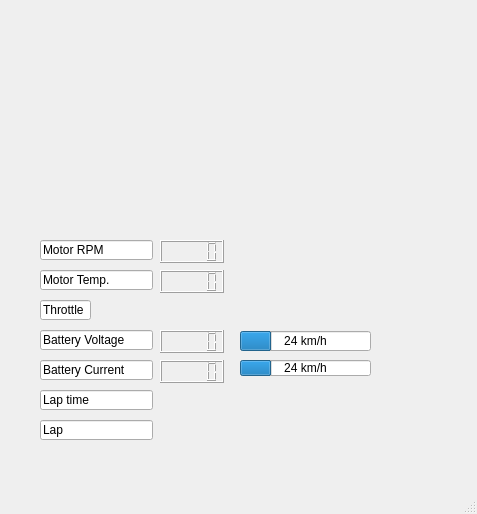
<?xml version="1.0" encoding="UTF-8"?>
<ui version="4.0">
 <class>MainWindow</class>
 <widget class="QMainWindow" name="MainWindow">
  <property name="geometry">
   <rect>
    <x>0</x>
    <y>0</y>
    <width>477</width>
    <height>514</height>
   </rect>
  </property>
  <property name="windowTitle">
   <string>MainWindow</string>
  </property>
  <property name="toolButtonStyle">
   <enum>Qt::ToolButtonIconOnly</enum>
  </property>
  <property name="tabShape">
   <enum>QTabWidget::Rounded</enum>
  </property>
  <widget class="QWidget" name="centralwidget">
   <widget class="QLineEdit" name="lineEdit">
    <property name="geometry">
     <rect>
      <x>40</x>
      <y>300</y>
      <width>51</width>
      <height>20</height>
     </rect>
    </property>
    <property name="text">
     <string>Throttle</string>
    </property>
   </widget>
   <widget class="QLineEdit" name="lineEdit_2">
    <property name="geometry">
     <rect>
      <x>40</x>
      <y>330</y>
      <width>113</width>
      <height>20</height>
     </rect>
    </property>
    <property name="text">
     <string>Battery Voltage</string>
    </property>
   </widget>
   <widget class="QLCDNumber" name="battery_voltage">
    <property name="geometry">
     <rect>
      <x>160</x>
      <y>330</y>
      <width>64</width>
      <height>23</height>
     </rect>
    </property>
   </widget>
   <widget class="QLCDNumber" name="battery_current">
    <property name="geometry">
     <rect>
      <x>160</x>
      <y>360</y>
      <width>64</width>
      <height>23</height>
     </rect>
    </property>
   </widget>
   <widget class="QLineEdit" name="lineEdit_3">
    <property name="geometry">
     <rect>
      <x>40</x>
      <y>360</y>
      <width>113</width>
      <height>20</height>
     </rect>
    </property>
    <property name="text">
     <string>Battery Current</string>
    </property>
   </widget>
   <widget class="QLineEdit" name="lineEdit_4">
    <property name="geometry">
     <rect>
      <x>40</x>
      <y>390</y>
      <width>113</width>
      <height>20</height>
     </rect>
    </property>
    <property name="text">
     <string>Lap time</string>
    </property>
   </widget>
   <widget class="QLineEdit" name="lineEdit_5">
    <property name="geometry">
     <rect>
      <x>40</x>
      <y>420</y>
      <width>113</width>
      <height>20</height>
     </rect>
    </property>
    <property name="text">
     <string>Lap </string>
    </property>
   </widget>
   <widget class="QProgressBar" name="progressBar">
    <property name="geometry">
     <rect>
      <x>240</x>
      <y>331</y>
      <width>131</width>
      <height>20</height>
     </rect>
    </property>
    <property name="value">
     <number>24</number>
    </property>
    <property name="orientation">
     <enum>Qt::Horizontal</enum>
    </property>
    <property name="format">
     <string>%p km/h</string>
    </property>
   </widget>
   <widget class="QProgressBar" name="progressBar_2">
    <property name="geometry">
     <rect>
      <x>240</x>
      <y>360</y>
      <width>131</width>
      <height>16</height>
     </rect>
    </property>
    <property name="value">
     <number>24</number>
    </property>
    <property name="orientation">
     <enum>Qt::Horizontal</enum>
    </property>
    <property name="format">
     <string>%p km/h</string>
    </property>
   </widget>
   <widget class="QLineEdit" name="lineEdit_6">
    <property name="geometry">
     <rect>
      <x>40</x>
      <y>270</y>
      <width>113</width>
      <height>20</height>
     </rect>
    </property>
    <property name="text">
     <string>Motor Temp.</string>
    </property>
   </widget>
   <widget class="QLineEdit" name="lineEdit_7">
    <property name="geometry">
     <rect>
      <x>40</x>
      <y>240</y>
      <width>113</width>
      <height>20</height>
     </rect>
    </property>
    <property name="text">
     <string>Motor RPM</string>
    </property>
   </widget>
   <widget class="QLCDNumber" name="motor_rpm">
    <property name="geometry">
     <rect>
      <x>160</x>
      <y>240</y>
      <width>64</width>
      <height>23</height>
     </rect>
    </property>
   </widget>
   <widget class="QLCDNumber" name="motor_temp">
    <property name="geometry">
     <rect>
      <x>160</x>
      <y>270</y>
      <width>64</width>
      <height>23</height>
     </rect>
    </property>
   </widget>
  </widget>
  <widget class="QMenuBar" name="menubar">
   <property name="geometry">
    <rect>
     <x>0</x>
     <y>0</y>
     <width>477</width>
     <height>22</height>
    </rect>
   </property>
  </widget>
  <widget class="QStatusBar" name="statusbar"/>
 </widget>
 <resources/>
 <connections/>
</ui>
